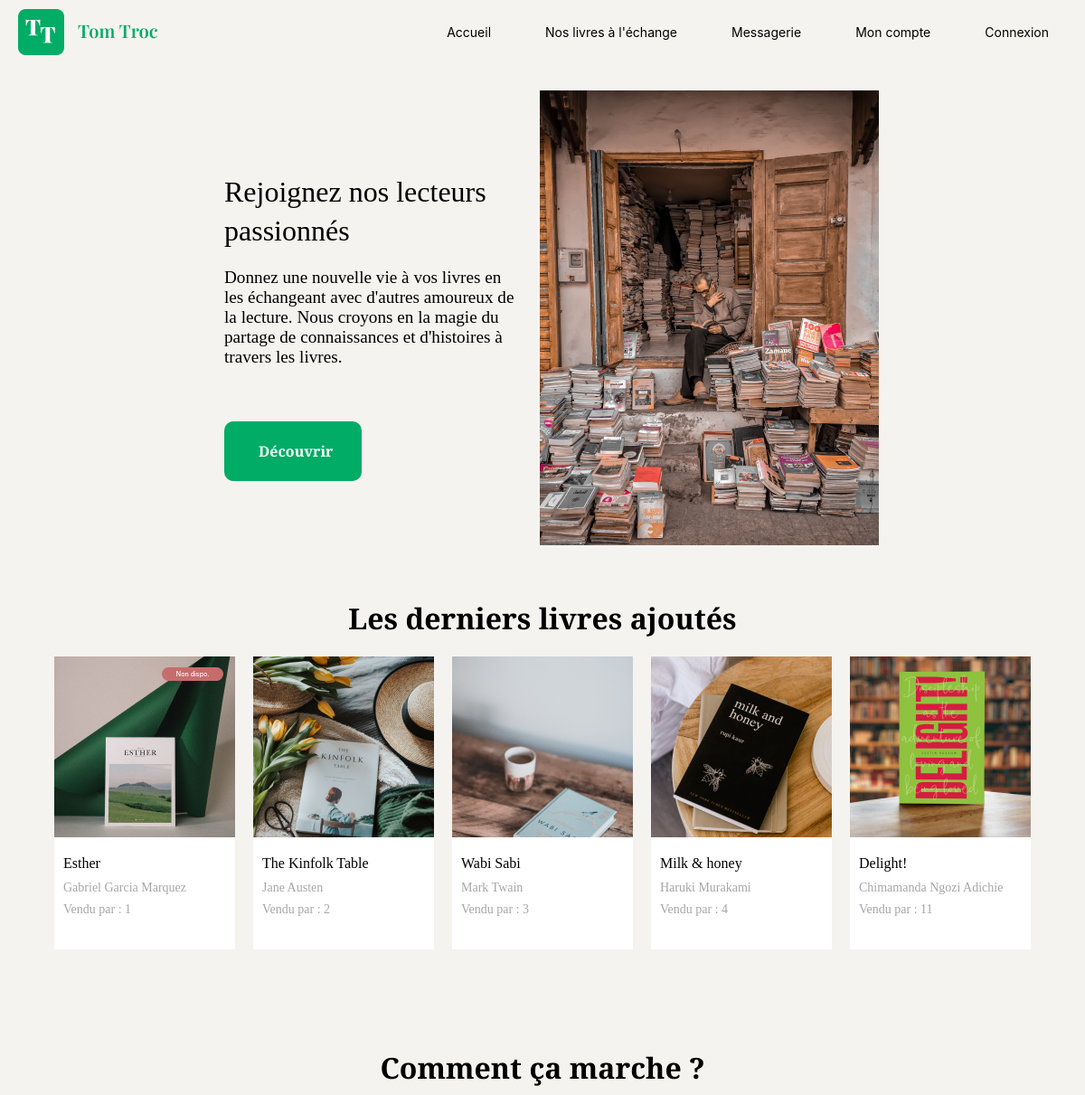
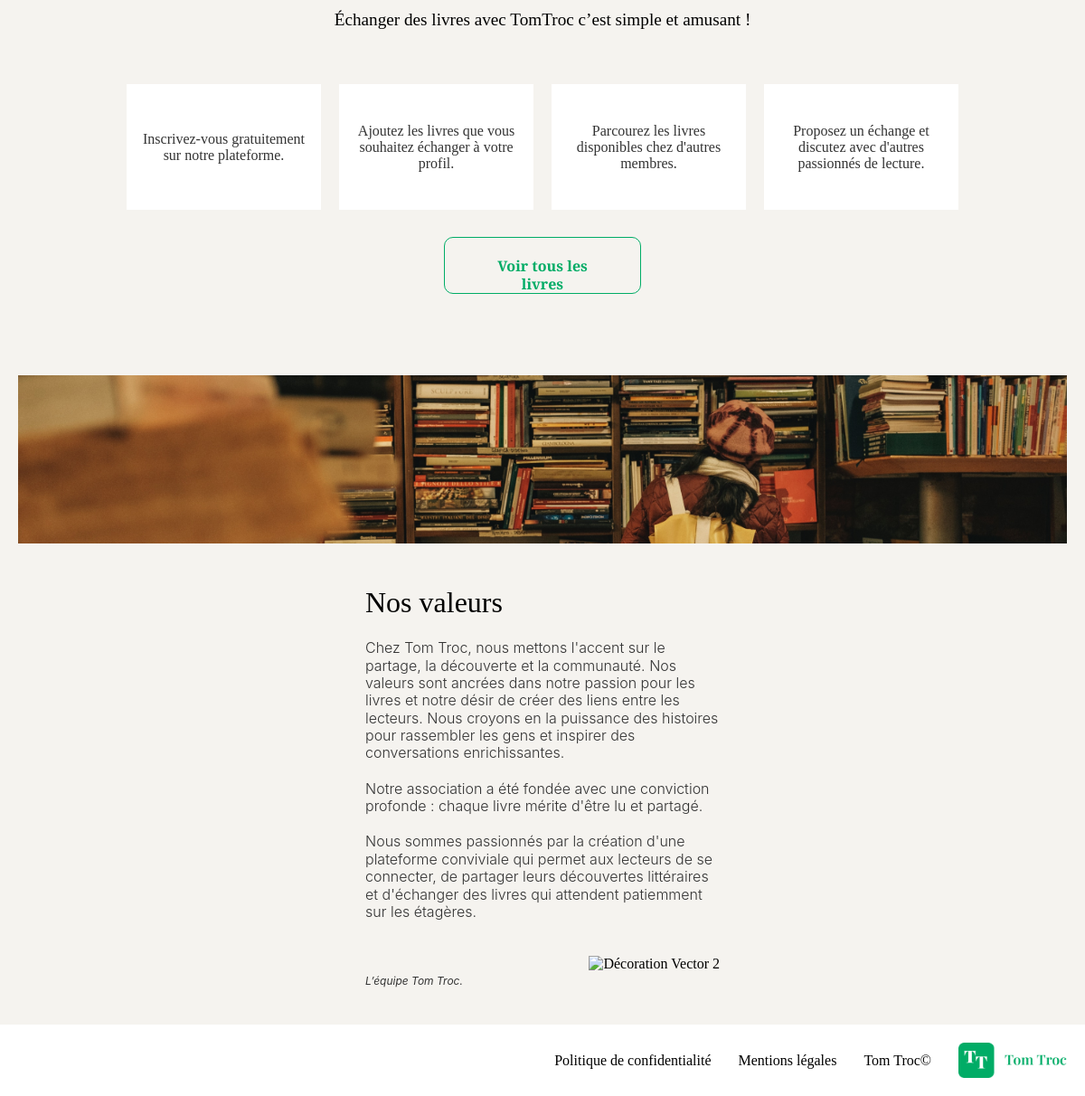
The page / on the database its author committed (2 pictures, top to bottom).
### tables this page shows
CREATE TABLE IF NOT EXISTS `book` (
  `id` int NOT NULL AUTO_INCREMENT,
  `title` varchar(255) NOT NULL,
  `author` varchar(255) NOT NULL,
  `img` varchar(255) NOT NULL,
  `description` text NOT NULL,
  `created_at` timestamp NOT NULL DEFAULT CURRENT_TIMESTAMP,
  `updated_at` timestamp NULL DEFAULT CURRENT_TIMESTAMP ON UPDATE CURRENT_TIMESTAMP,
  `available` tinyint(1) NOT NULL,
  `number_of_book` int NOT NULL,
  `user_id` int DEFAULT NULL,
  PRIMARY KEY (`id`),
  CONSTRAINT `fk_user_book` FOREIGN KEY (`user_id`) REFERENCES `user`(`id`) ON DELETE CASCADE
);

### views/View.php (called while the page is built, shortened)
<?php
class View
{
    public function render(string $viewName, array $params = []): void
    {
        $viewPath = $this->buildViewPath($viewName);
        $description = $this->_renderViewFromTemplate($viewPath, $params);
        require(MAIN_VIEW_PATH);
    }
    private function _renderViewFromTemplate(string $viewPath, array $params = []): string
    {
        if (file_exists($viewPath)) {
            extract($params);
            require($viewPath);
            return ob_get_clean();
        } else {
            throw new Exception("La vue '$viewPath' est introuvable.");
        }
    }
    private function buildViewPath(string $viewName): string
    {
        return TEMPLATE_VIEW_PATH . $viewName . '.php';
    }
}

### controllers/BookController.php (called while the page is built, shortened)
<?php
class BookController
{
    public function showHome(): void
    {
        $bookManager = new BookManager();
        $books = $bookManager->getBooks();
        $view = new View("Accueil");
        $view->render("home", ['books' => $books]);
    }
}

### index.php (called while the page is built, shortened)
<?php
$action = Utils::request('action', 'home');
try {
    $bookController = new BookController();
    switch ($action) {
        case 'home':
            $bookController->showHome();
            break;
    }
} catch (Exception $e) {
    error_log("Exception capturée : " . $e->getMessage());
    $errorView = new View('Erreur');
    $errorView->render('errorPage', ['errorMessage' => $e->getMessage()]);
}

### models/DBmanager.php (called while the page is built, shortened)
<?php
class DBManager
{
    private static $instance;
    private $db;
    private function __construct()
    {
        $this->db = new PDO('mysql:host=' . DB_HOST . ';dbname=' . DB_NAME . ';charset=utf8', DB_USER, DB_PASS);
        $this->db->setAttribute(PDO::ATTR_ERRMODE, PDO::ERRMODE_EXCEPTION);
        $this->db->setAttribute(PDO::ATTR_DEFAULT_FETCH_MODE, PDO::FETCH_ASSOC);
    }
    public static function getInstance() : DBManager
    {
        if (!self::$instance) {
            self::$instance = new DBManager();
        }
        return self::$instance;
    }
    public function query(string $sql, ?array $params = null) : PDOStatement
    {
        if ($params == null) {
            $query = $this->db->query($sql);
        } else {
            $query = $this->db->prepare($sql);
            $query->execute($params);
        }
        return $query;
    }
}

### models/BookManager.php (called while the page is built, shortened)
<?php
class bookManager extends AbstractEntityManager
{
    public function getBooks(array $criteria = [], array $orders = [], int $limit = 0): array
    {
        $sql = "SELECT * FROM book";
        $params = [];
        $result = $this->db->query($sql, $params);
        $books = [];
        while ($book = $result->fetch()) {
            $books[] = new Book($book);
        }
        return $books;
    }
}

### models/AbstractEntity.php (called while the page is built, shortened)
<?php
abstract class AbstractEntity
{
    protected function hydrate(array $data) : void
    {
        foreach ($data as $key => $value) {
            $method = 'set' . str_replace('_', '', ucwords($key, '_'));
        }
    }
}

### models/Book.php (called while the page is built, shortened)
<?php
class Book extends AbstractEntity
{
    protected int $id;
    private int $userId;
    private string $title = "";
    private string $author = "";
    private ?string $img = null;
    private bool $available = true;
    public function getId(): int
    {
        return $this->id;
    }
    public function setId(int $id): void
    {
        $this->id = $id;
    }
    public function setUserId(int $userId): void
    {
        $this->userId = $userId;
    }
    public function getUserId(): int
    {
        return $this->userId;
    }
    public function setTitle(string $title): void
    {
        $this->title = $title;
    }
    public function getTitle(): string
    {
        return $this->title;
    }
    public function setAuthor(string $author): void
    {
        $this->author = $author;
    }
    public function getAuthor(): string
    {
        return $this->author;
    }
    public function setImg(?string $img): void
    {
        $this->img = $img;
    }
    public function getImg(): ?string
    {
        return $this->img;
    }
    public function setAvailable(bool $available): void
    {
        $this->available = $available;
    }
    public function isAvailable(): bool
    {
        return $this->available;
    }
    public function setCreatedAt(string|DateTime $createdAt, string $format = 'Y-m-d H:i:s'): void
    {
        if (is_string($createdAt)) {
            $createdAt = DateTime::createFromFormat($format, $createdAt);
        }
    }
}

### views/templates/include/book-card.php (the view)
<div class="book-card" data-book-id="<?= $book->getId() ?>" data-title="<?= htmlspecialchars($book->getTitle()) ?>" data-author="<?= htmlspecialchars($book->getAuthor()) ?>">
    <div class="image-container">
        <a href="index.php?action=book-detail&id=<?= $book->getId() ?>">
            <?php
            $imgSrc = $book->getImg() ?? '';
            if (!empty($imgSrc) && file_exists($_SERVER['DOCUMENT_ROOT'] . '/' . $imgSrc)) {
            ?>
                <img src="<?= htmlspecialchars($imgSrc) ?>" alt="Image de <?= htmlspecialchars($book->getTitle()) ?>">
            <?php } else { ?>
                <p>Image non disponible</p>
            <?php } ?>
        </a>
        <?php if (!$book->isAvailable()) { ?>
            <div class="availability-badge">Non dispo.</div>
        <?php } ?>
    </div>
    <div class="text-book-card">
        <h3><?= htmlspecialchars($book->getTitle() ?? 'Titre non disponible') ?></h3>
        <p class="author"><?= htmlspecialchars($book->getAuthor() ?? 'Auteur non disponible') ?></p>
        <p class="seller">Vendu par : <?= htmlspecialchars($book->getUserId() ?? 'Utilisateur inconnu') ?></p>
    </div>
</div>

### views/templates/home.php
<section class="intro-container">
    <img src="../../assets/img/hero.png" alt="Hero image">
    <div class="intro-wrapper">
        <h2 class="title">Rejoignez nos lecteurs passionnés</h2>
        <p class="intro-text">
            Donnez une nouvelle vie à vos livres en les échangeant avec d'autres amoureux de la lecture. Nous croyons en la magie du partage de connaissances et d'histoires à travers les livres.
        </p>
        <a href="index.php?action=books" class="btn">Découvrir</a>
    </div>
</section>
<section class="book-list">
    <h2 class="section-title">Les derniers livres ajoutés</h2>
    <div class="books">
        <?php if (!empty($books)) { ?>
            <?php foreach ($books as $book) { ?>
                <?php include 'include/book-card.php'; ?>
            <?php } ?>
        <?php } else { ?>
            <p>Aucun livre disponible pour le moment.</p>
        <?php } ?>
    </div>
</section>
<section class="how-it-works">
    <h2 class="section-title">Comment ça marche ?</h2>
    <p class="intro-text">
        Échanger des livres avec TomTroc c’est simple et amusant !
    </p>
    <div class="steps-wrapper">
        <div class="step-box">
            <p>Inscrivez-vous gratuitement sur notre plateforme.</p>
        </div>
        <div class="step-box">
            <p>Ajoutez les livres que vous souhaitez échanger à votre profil.</p>
        </div>
        <div class="step-box">
            <p>Parcourez les livres disponibles chez d'autres membres.</p>
        </div>
        <div class="step-box">
            <p>Proposez un échange et discutez avec d'autres passionnés de lecture.</p>
        </div>
    </div>
    <button class="btn view-all-books">Voir tous les livres</button>
</section>
<section class="values-section">
    <div class="banner-image">
        <img src="../../assets/img/banner.png" alt="Bandeau Tom Troc">
    </div>
    <div class="values-content">
        <h2 class="values-title">Nos valeurs</h2>
        <p class="values-paragraph">
            Chez Tom Troc, nous mettons l'accent sur le partage, la découverte et la communauté. Nos valeurs sont ancrées dans notre passion pour les livres et notre désir de créer des liens entre les lecteurs. Nous croyons en la puissance des histoires pour rassembler les gens et inspirer des conversations enrichissantes.
        <p class="values-paragraph">
            Notre association a été fondée avec une conviction profonde : chaque livre mérite d'être lu et partagé.
        </p>
        <p class="values-paragraph">
            Nous sommes passionnés par la création d'une plateforme conviviale qui permet aux lecteurs de se connecter, de partager leurs découvertes littéraires et d'échanger des livres qui attendent patiemment sur les étagères.
        </p>
        <div class="values-footer">
            <div class="values-signature">
                L’équipe Tom Troc.
            </div>
            <img class="vector-image" src="/assets/img/Vector 2.svg" alt="Décoration Vector 2">
        </div>
</section>

### views/templates/main.php (shortened to what this page needs)
<!DOCTYPE html>
<html lang="fr">
<head>
    <link rel="stylesheet" href="../../assets/css/style.css">
</head>
<body>
    <?php include 'include/header.php'; ?>
    <main>
        <?= $description  ?>
    </main>
    <?php include 'include/footer.php'; ?>
</body>
</html>

### views/templates/include/header.php (shortened to what this page needs)
<header>
    <nav class="main-nav">
        <div class="nav-wrapper">
            <a href="index.php" class="logo-link">
                <img src="../../../assets/img/logo_tom_troc.png" alt="logo_tom_troc" class="logo-image">
            </a>
            <div class="menu">
                <div class="nav-group nav-group--left">
                    <a href="index.php?action=home" class="nav-link">Accueil</a>
                    <a href="index.php?action=books" class="nav-link">Nos livres à l'échange</a>
                </div>
                <div class="nav-group nav-group--right">
                    <a href="index.php?action=showMessaging" class="nav-link">Messagerie</a>
                    <a href="index.php?action=myAccount" class="nav-link">Mon compte</a>
                    <?php if (isset($_SESSION['user'])) { ?>
                        <a href="index.php?action=disconnectUser" class="nav-link">Déconnexion</a>
                    <?php } else { ?>
                        <a href="index.php?action=connectionForm" class="nav-link">Connexion</a>
                    <?php } ?>
                </div>
            </div>
        </div>
    </nav>
</header>

### views/templates/include/footer.php
<footer>
    <a href="index.php?action=privacy">Politique de confidentialité</a>
    <a href="index.php?action=legal">Mentions légales</a>
    <a href="index.php">Tom Troc©</a>
    <img src="../../../assets/img/logo_tom_troc.png" alt="logo_tom_troc">
</footer>

### rows shown on the page
book: img+title (picture), available "Non dispo.", title "Esther", author "Gabriel Garcia Marquez", user "1"
book: img+title (picture), title "The Kinfolk Table", author "Jane Austen", user "2"
book: img+title (picture), title "Wabi Sabi", author "Mark Twain", user "3"
book: img+title (picture), title "Milk & honey", author "Haruki Murakami", user "4"
book: img+title (picture), title "Delight!", author "Chimamanda Ngozi Adichie", user "11"
